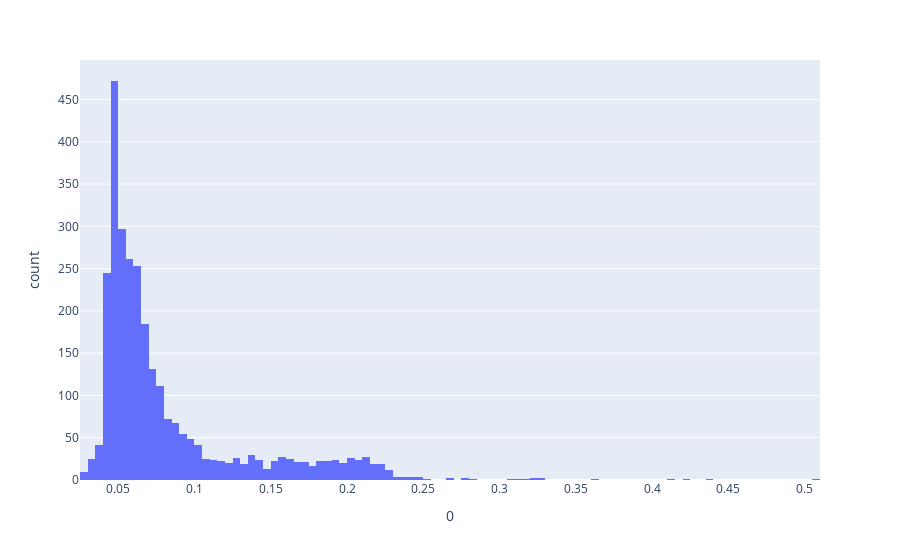

This figure's notebook cell:
### Code cell
px.histogram(pd.DataFrame(y_pred_train), x=0)

### Figure 1 — Plotly figure (JSON) as saved in the notebook; plotly's stock layout.template omitted (floating-point values rounded to 4 significant figures; data arrays with more than 128 entries replaced by an {"elided": "..."} marker saying what was removed)
{"data": [{"alignmentgroup": "True", "bingroup": "x", "hovertemplate": "0=%{x}<br>count=%{y}<extra></extra>", "legendgroup": "", "marker": {"color": "#636efa"}, "name": "", "offsetgroup": "", "orientation": "v", "showlegend": false, "type": "histogram", "x": {"elided": "2898 float values"}, "xaxis": "x", "yaxis": "y"}], "layout": {"barmode": "relative", "legend": {"tracegroupgap": 0}, "margin": {"t": 60}, "xaxis": {"anchor": "y", "domain": [0, 1], "title": {"text": "0"}}, "yaxis": {"anchor": "x", "domain": [0, 1], "title": {"text": "count"}}}}
